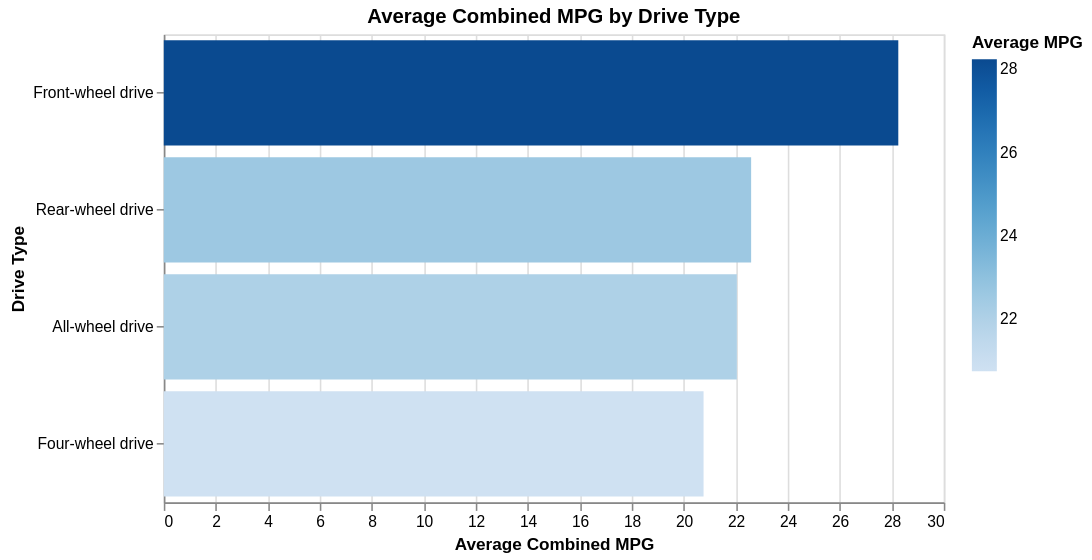

Vega-Lite specification for this chart:
### Vega-Lite specification from a JSON file in a GitHub repository (floating-point values rounded to 4 significant figures)
{"config": {"view": {"continuousWidth": 300, "continuousHeight": 300}}, "data": {"name": "data-60a1a234439ac4d7db00ea764be519d0"}, "mark": {"type": "bar"}, "encoding": {"color": {"field": "combination_mpg", "scale": {"scheme": "blues"}, "title": "Average MPG", "type": "quantitative"}, "tooltip": [{"field": "drive_type", "title": "Drive Type", "type": "nominal"}, {"field": "combination_mpg", "title": "Average MPG", "type": "quantitative"}], "x": {"field": "combination_mpg", "title": "Average Combined MPG", "type": "quantitative"}, "y": {"field": "drive_type", "sort": "-x", "title": "Drive Type", "type": "nominal"}}, "height": 300, "title": "Average Combined MPG by Drive Type", "width": 500, "$schema": "https://vega.github.io/schema/vega-lite/v5.20.1.json", "datasets": {"data-60a1a234439ac4d7db00ea764be519d0": [{"drive": "4wd", "combination_mpg": 20.76, "drive_type": "Four-wheel drive"}, {"drive": "awd", "combination_mpg": 22.04, "drive_type": "All-wheel drive"}, {"drive": "fwd", "combination_mpg": 28.25, "drive_type": "Front-wheel drive"}, {"drive": "rwd", "combination_mpg": 22.59, "drive_type": "Rear-wheel drive"}]}}
